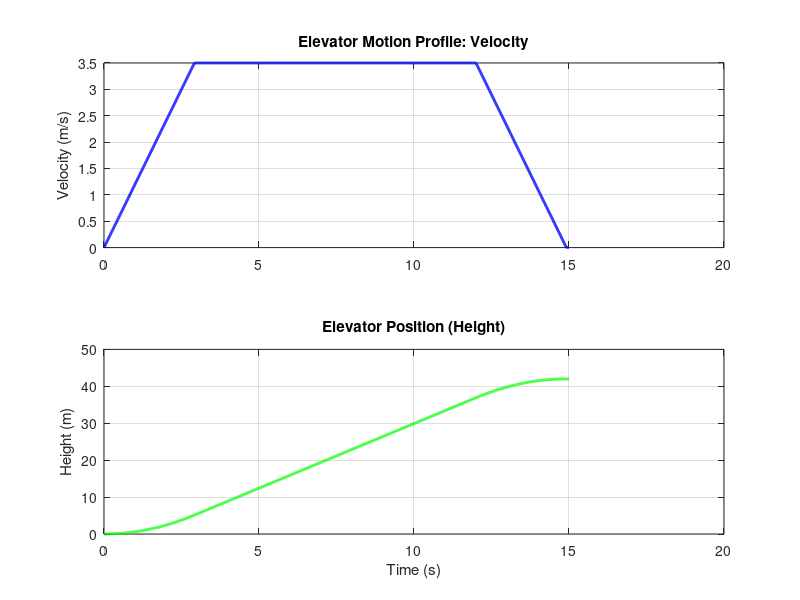

Write the MATLAB code that produced this figure.
clear; clc; close all;

%% Parameters
t = 0:0.01:15;      % Seconds
a_max = 1.2;        % Max acceleration (m/s^2)
v_constant = 3.5;     % Max velocity (m/s)
t1 = v_constant / a_max; % Time until top speed (2.92s)
t2 = 12;            % Time until braking
t3 = 12 + t1;       % Time stop

%% Function
% three different motions
v = (t < t1) .* (a_max * t) + ...                   % Acceleration
    (t >= t1 & t < t2) .* (v_constant) + ...          % Constant
    (t >= t2 & t < t3) .* (v_constant - a_max*(t-t2)) + ... % Deceleration
    (t >= t3) .* 0;                                 % Stop
% position is just the integral of velocity
y = cumsum(v * 0.01); 
% jerk is the derivative of acceleration, the derivative of velocity
% avoid high sudden jerks
accel = diff(v) ./ 0.01;
jerk = diff(accel) ./ 0.01;
t_jerk = t(1:end-2);

figure('Name', 'Elevator Motion Profile');

% Velocity Plot
subplot(2, 1, 1);
plot(t, v, 'b', 'LineWidth', 2);
grid on;
ylabel('Velocity (m/s)');
title('Elevator Motion Profile: Velocity');

% Position Plot
subplot(2, 1, 2);
plot(t, y, 'g', 'LineWidth', 2);
grid on;
xlabel('Time (s)');
ylabel('Height (m)');
title('Elevator Position (Height)');

% Print Summary
fprintf('Total Height Traveled: %.2f meters\n', y(end));
fprintf('constant Phase Duration: %.2f seconds\n', t2 - t1);
